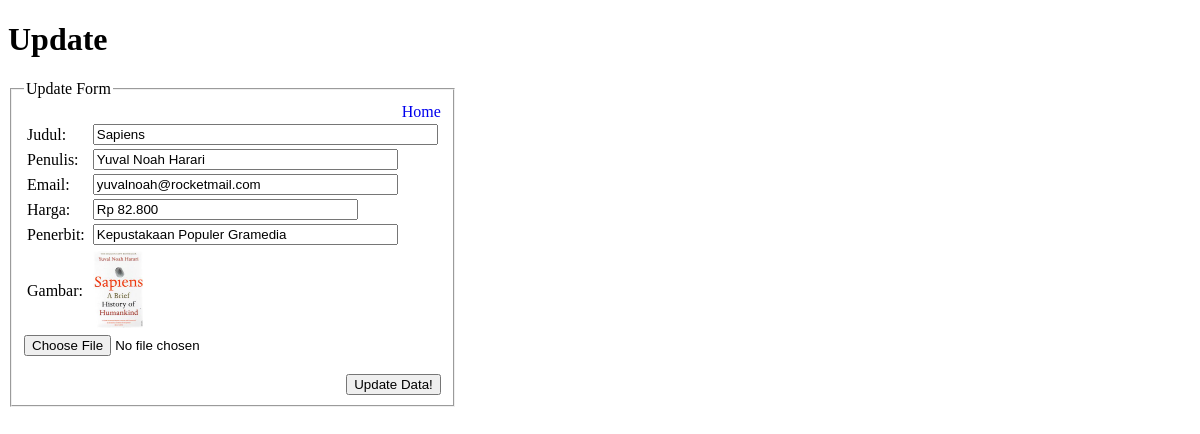
/functions/update.php?id=4 (signed in), run on the app's committed database.
### tables this page shows
CREATE TABLE `buku` (
  `id` int(11) NOT NULL,
  `judul` varchar(50) NOT NULL,
  `penulis` varchar(50) NOT NULL,
  `email` varchar(50) DEFAULT NULL,
  `harga` varchar(50) NOT NULL,
  `penerbit` varchar(50) NOT NULL,
  `gambar` varchar(50) NOT NULL
);

### functions.php (called while the page is built, shortened)
<?php
	$conn = mysqli_connect("localhost", "root", "", "perpustakaan");
	function query( $sql ) {
		global $conn;
		$result = mysqli_query($conn, $sql);
		$rows = [];
		while ($row = mysqli_fetch_assoc($result)){
			$rows[] = $row;
		}
		return $rows;
	}
?>

### functions/update.php (the view, shortened to what this page needs)
<?php
require "../functions.php";
$id = $_GET["id"];
$book = query("SELECT * FROM buku WHERE id = $id")[0];
?>
<!DOCTYPE html>
<html>
<head>
	<link rel="stylesheet" type="text/css" href="../assets/css/style.css">
</head>
<body>
	<h1>Update</h1>
    <form action="" method="post" enctype="multipart/form-data">
    	<fieldset style="width: 400px;">
    		<legend>Update Form</legend>
    		<div align="right">
    			<a href="../index.php">Home</a>
    		</div>
	    	<table>
	    		<tr>
	    		    <td><label for="judul">Judul:&nbsp;</label></td>
	    		    <td><input size="40" type="text" name="judul" id="judul" required value="<?= $book["judul"]; ?>"></td>
	    		</tr>
	    		<tr>
	    		    <td><label for="penulis">Penulis:&nbsp;</label></td>
	    		    <td><input size="35" type="text" name="penulis" id="penulis" required value="<?= $book["penulis"]; ?>"></td>
	    		</tr>
	    		<tr>
	    		    <td><label for="email">Email:&nbsp;</label></td>
	    		    <td><input size="35" type="email" name="email" id="email" value="<?= $book["email"]; ?>"></td>
	    		</tr>
	    		<tr>
	    		    <td><label for="harga">Harga:&nbsp;</label></td>
	    		    <td><input size="30" type="text" name="harga" id="harga" required value="<?= $book["harga"]; ?>"></td>
	    		</tr>
	    		<tr>
	    		    <td><label for="penerbit">Penerbit:&nbsp;</label></td>
	    		    <td><input size="35" type="text" name="penerbit" id="penerbit" required value="<?= $book["penerbit"]; ?>"></td>
	    		</tr>
	    		<tr>
	    		    <td><label for="gambar">Gambar:&nbsp;</label></td>
	    		    <td><img width="50" src="../assets/img/<?= $book["gambar"]; ?>"></td>
	    		</tr>
	    	</table>
		    <tr>
		    <input size="20" type="file" name="gambar" id="gambar"><br><br>
		    <div align="right">
	    		<button type="submit" name="submit">Update Data!</button>
	    	</div>
    	</fieldset>
    </form>
</body>
</html>

### assets/css/style.css (style rules this page uses)
a { text-decoration: none; }
body { font-family: verdana; }
img { align: center; }

### data on the page
buku: judul "Sapiens", penulis "Yuval Noah Harari", email "yuvalnoah@rocketmail.com", harga "Rp 82.800", penerbit "Kepustakaan Populer Gramedia", gambar (picture)
